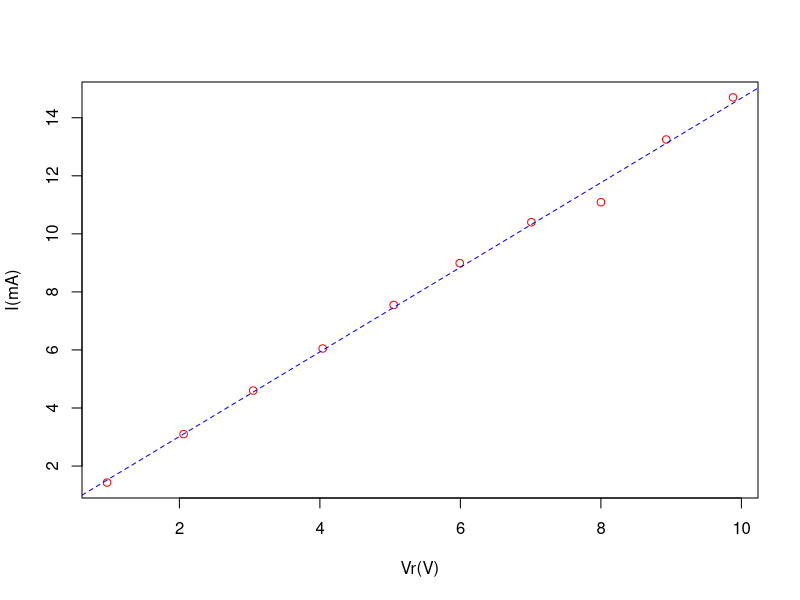
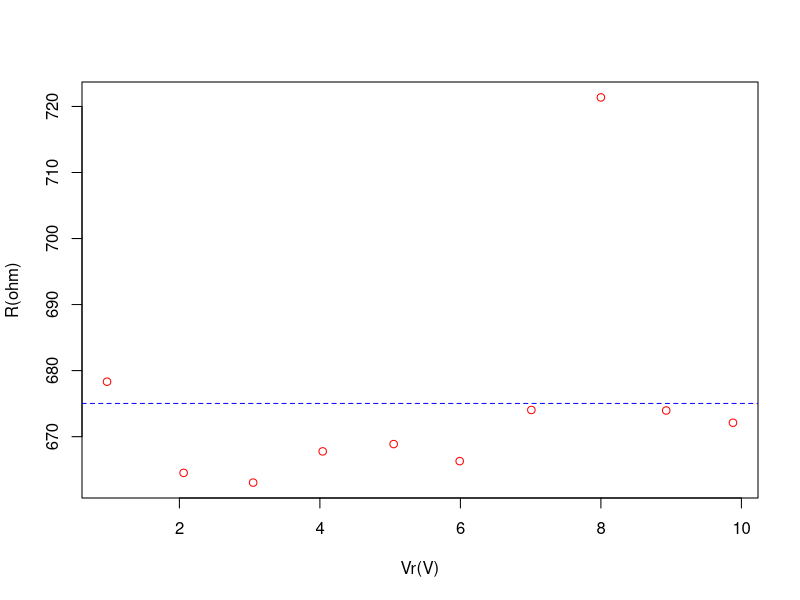
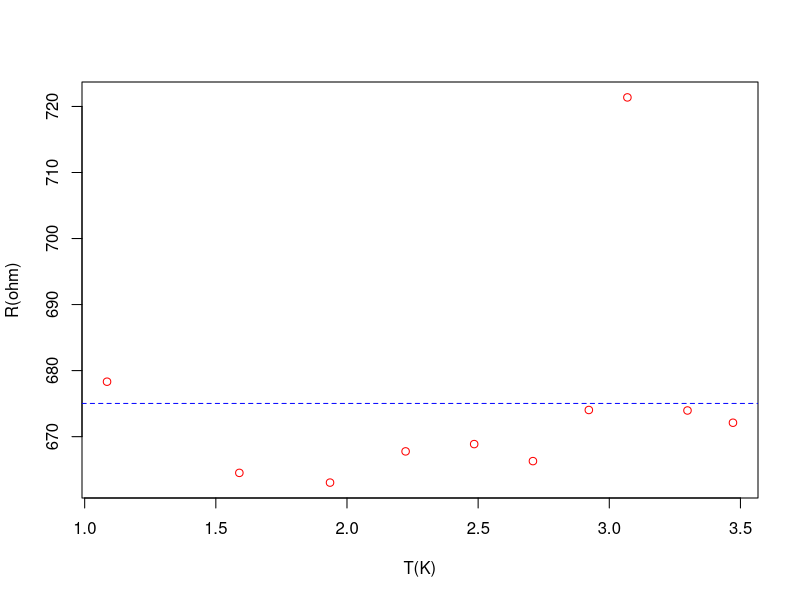

Here is the R script that generated these plots, in order:
#DEFINIR MEDIDAS
Vr<-c(0.97,2.06,3.05,4.04,5.05,5.99,7.01,8.00,8.93,9.88)
I<-c(1.43,3.10,4.60,6.05,7.55,8.99,10.40,11.09,13.25,14.70)

#DEFINIR VALORES TEORICOS
P<-Vr*I
R<-(Vr/I)*1000
T<-(P^0.25)

#GERAR GRAFICO 1 CORRENTE VS DDP
png("exp2/Grafico%d1.png")
plot(I~Vr,ylab="I(mA)",xlab="Vr(V)",col="red",type="p")
abline(lm(I~Vr),lty = 2,col="blue")
dev.off()

#GERAR GRAFICO 2 RESISTENCIA VS DDP
png("exp2/Grafico%d2.png")
plot(R~Vr,ylab="R(ohm)",xlab="Vr(V)",col="red",type="p")
abline(mean(R),0,lty = 2,col="blue")
dev.off()

#GERAR GRAFICO 1 RESISTENCIA VS TEMPERATURA
png("exp2/Grafico%d3.png")
plot(R~T,ylab="R(ohm)",xlab="T(K)",col="red",type="p")
abline(mean(R),0,lty = 2,col="blue")
dev.off()
